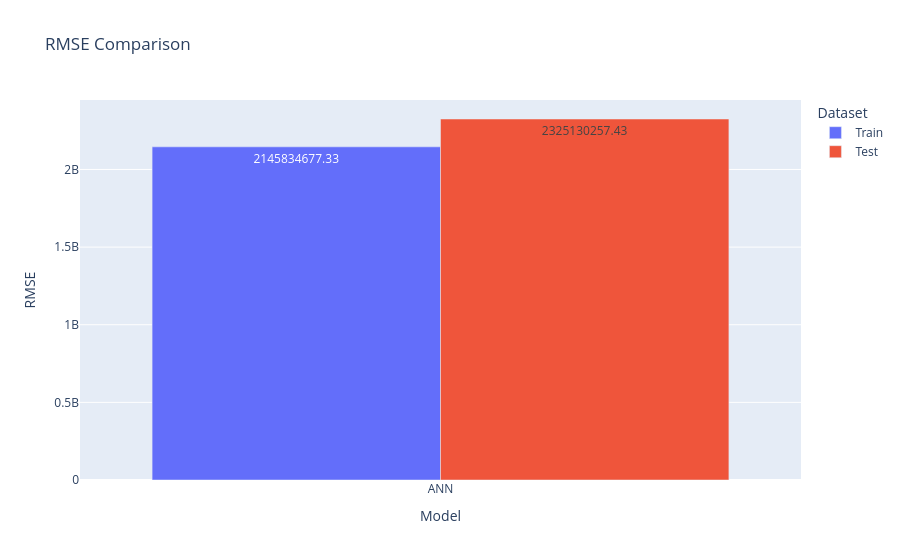
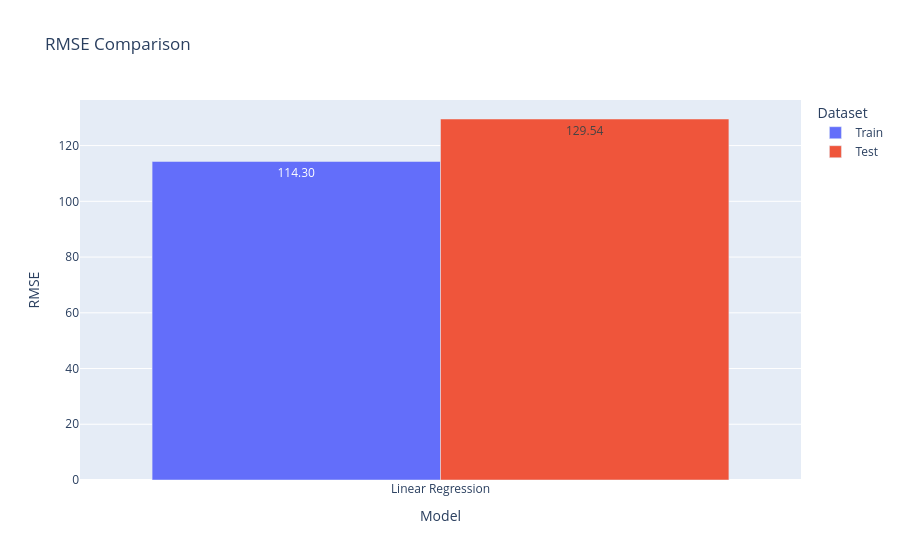
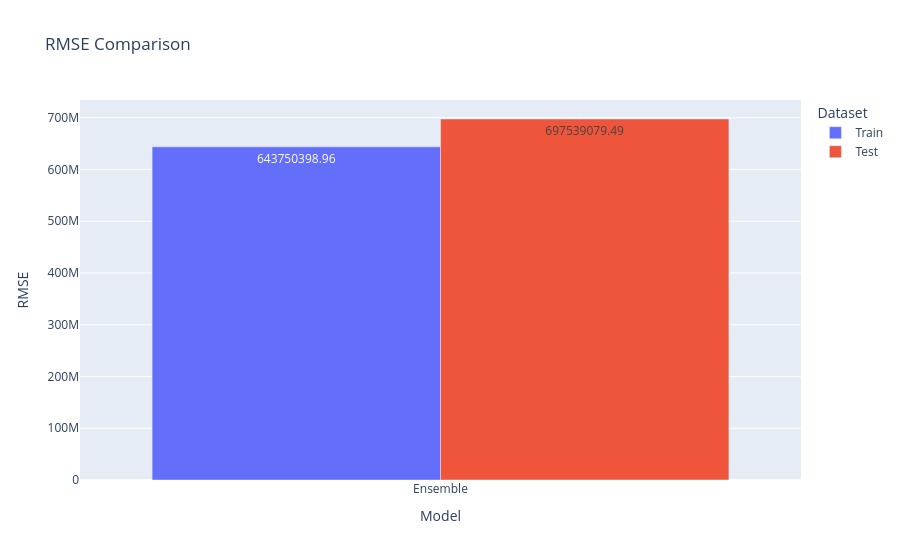

Notebook source saved alongside these figures, in order:
### Code cell
rmse_plot(results_ann)
rmse_plot(results_linearReg)
rmse_plot(results_ensemble)

### Figure 1 — Plotly figure (JSON) as saved in the notebook; plotly's stock layout.template omitted (floating-point values rounded to 4 significant figures)
{"data": [{"alignmentgroup": "True", "hovertemplate": "Dataset=Train<br>Model=%{x}<br>RMSE=%{y}<extra></extra>", "legendgroup": "Train", "marker": {"color": "#636efa", "pattern": {"shape": ""}}, "name": "Train", "offsetgroup": "Train", "orientation": "v", "showlegend": true, "textposition": "auto", "texttemplate": "%{y:.2f}", "type": "bar", "x": ["ANN"], "xaxis": "x", "y": [2146000000.0], "yaxis": "y"}, {"alignmentgroup": "True", "hovertemplate": "Dataset=Test<br>Model=%{x}<br>RMSE=%{y}<extra></extra>", "legendgroup": "Test", "marker": {"color": "#EF553B", "pattern": {"shape": ""}}, "name": "Test", "offsetgroup": "Test", "orientation": "v", "showlegend": true, "textposition": "auto", "texttemplate": "%{y:.2f}", "type": "bar", "x": ["ANN"], "xaxis": "x", "y": [2325000000.0], "yaxis": "y"}], "layout": {"barmode": "group", "legend": {"title": {"text": "Dataset"}, "tracegroupgap": 0}, "title": {"text": "RMSE Comparison"}, "xaxis": {"anchor": "y", "domain": [0, 1], "title": {"text": "Model"}}, "yaxis": {"anchor": "x", "domain": [0, 1], "title": {"text": "RMSE"}}}}

### Figure 2 — Plotly figure (JSON) as saved in the notebook; plotly's stock layout.template omitted (floating-point values rounded to 4 significant figures)
{"data": [{"alignmentgroup": "True", "hovertemplate": "Dataset=Train<br>Model=%{x}<br>RMSE=%{y}<extra></extra>", "legendgroup": "Train", "marker": {"color": "#636efa", "pattern": {"shape": ""}}, "name": "Train", "offsetgroup": "Train", "orientation": "v", "showlegend": true, "textposition": "auto", "texttemplate": "%{y:.2f}", "type": "bar", "x": ["Linear Regression"], "xaxis": "x", "y": [114.3], "yaxis": "y"}, {"alignmentgroup": "True", "hovertemplate": "Dataset=Test<br>Model=%{x}<br>RMSE=%{y}<extra></extra>", "legendgroup": "Test", "marker": {"color": "#EF553B", "pattern": {"shape": ""}}, "name": "Test", "offsetgroup": "Test", "orientation": "v", "showlegend": true, "textposition": "auto", "texttemplate": "%{y:.2f}", "type": "bar", "x": ["Linear Regression"], "xaxis": "x", "y": [129.5], "yaxis": "y"}], "layout": {"barmode": "group", "legend": {"title": {"text": "Dataset"}, "tracegroupgap": 0}, "title": {"text": "RMSE Comparison"}, "xaxis": {"anchor": "y", "domain": [0, 1], "title": {"text": "Model"}}, "yaxis": {"anchor": "x", "domain": [0, 1], "title": {"text": "RMSE"}}}}

### Figure 3 — Plotly figure (JSON) as saved in the notebook; plotly's stock layout.template omitted (floating-point values rounded to 4 significant figures)
{"data": [{"alignmentgroup": "True", "hovertemplate": "Dataset=Train<br>Model=%{x}<br>RMSE=%{y}<extra></extra>", "legendgroup": "Train", "marker": {"color": "#636efa", "pattern": {"shape": ""}}, "name": "Train", "offsetgroup": "Train", "orientation": "v", "showlegend": true, "textposition": "auto", "texttemplate": "%{y:.2f}", "type": "bar", "x": ["Ensemble"], "xaxis": "x", "y": [643800000.0], "yaxis": "y"}, {"alignmentgroup": "True", "hovertemplate": "Dataset=Test<br>Model=%{x}<br>RMSE=%{y}<extra></extra>", "legendgroup": "Test", "marker": {"color": "#EF553B", "pattern": {"shape": ""}}, "name": "Test", "offsetgroup": "Test", "orientation": "v", "showlegend": true, "textposition": "auto", "texttemplate": "%{y:.2f}", "type": "bar", "x": ["Ensemble"], "xaxis": "x", "y": [697500000.0], "yaxis": "y"}], "layout": {"barmode": "group", "legend": {"title": {"text": "Dataset"}, "tracegroupgap": 0}, "title": {"text": "RMSE Comparison"}, "xaxis": {"anchor": "y", "domain": [0, 1], "title": {"text": "Model"}}, "yaxis": {"anchor": "x", "domain": [0, 1], "title": {"text": "RMSE"}}}}
